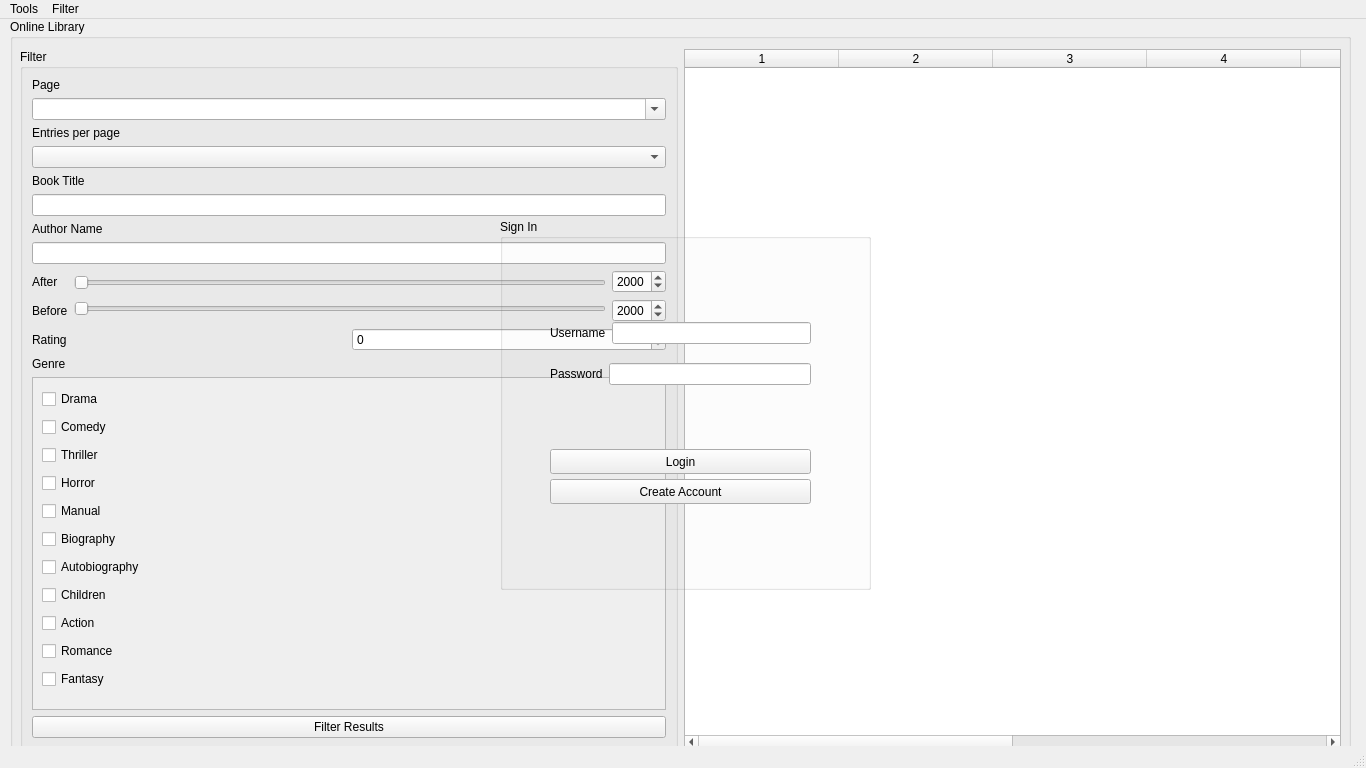
<?xml version="1.0" encoding="UTF-8"?>
<ui version="4.0">
 <class>MainWindow</class>
 <widget class="QMainWindow" name="MainWindow">
  <property name="geometry">
   <rect>
    <x>0</x>
    <y>0</y>
    <width>1366</width>
    <height>768</height>
   </rect>
  </property>
  <property name="font">
   <font>
    <strikeout>false</strikeout>
   </font>
  </property>
  <property name="focusPolicy">
   <enum>Qt::NoFocus</enum>
  </property>
  <property name="windowTitle">
   <string>MainWindow</string>
  </property>
  <widget class="QWidget" name="centralwidget">
   <widget class="QGroupBox" name="loginGroup">
    <property name="geometry">
     <rect>
      <x>500</x>
      <y>200</y>
      <width>371</width>
      <height>371</height>
     </rect>
    </property>
    <property name="title">
     <string>Sign In</string>
    </property>
    <widget class="QPushButton" name="pushButtonLogin">
     <property name="geometry">
      <rect>
       <x>50</x>
       <y>230</y>
       <width>261</width>
       <height>25</height>
      </rect>
     </property>
     <property name="text">
      <string>Login</string>
     </property>
    </widget>
    <widget class="QWidget" name="layoutWidget">
     <property name="geometry">
      <rect>
       <x>50</x>
       <y>90</y>
       <width>261</width>
       <height>91</height>
      </rect>
     </property>
     <layout class="QVBoxLayout" name="verticalLayout">
      <item>
       <layout class="QHBoxLayout" name="horizontalLayout_2">
        <item>
         <widget class="QLabel" name="labelUsername">
          <property name="text">
           <string>Username</string>
          </property>
         </widget>
        </item>
        <item>
         <widget class="QLineEdit" name="lineEditUsername">
          <property name="echoMode">
           <enum>QLineEdit::Normal</enum>
          </property>
         </widget>
        </item>
       </layout>
      </item>
      <item>
       <layout class="QHBoxLayout" name="horizontalLayout">
        <item>
         <widget class="QLabel" name="labelPassword">
          <property name="text">
           <string>Password</string>
          </property>
         </widget>
        </item>
        <item>
         <widget class="QLineEdit" name="lineEditPassword">
          <property name="font">
           <font>
            <strikeout>false</strikeout>
           </font>
          </property>
          <property name="inputMethodHints">
           <set>Qt::ImhHiddenText|Qt::ImhNoAutoUppercase|Qt::ImhNoPredictiveText|Qt::ImhSensitiveData</set>
          </property>
          <property name="inputMask">
           <string notr="true"/>
          </property>
          <property name="echoMode">
           <enum>QLineEdit::Password</enum>
          </property>
         </widget>
        </item>
       </layout>
      </item>
     </layout>
    </widget>
    <widget class="QPushButton" name="pushButtonCreateAccount">
     <property name="geometry">
      <rect>
       <x>50</x>
       <y>260</y>
       <width>261</width>
       <height>25</height>
      </rect>
     </property>
     <property name="text">
      <string>Create Account</string>
     </property>
    </widget>
   </widget>
   <widget class="QGroupBox" name="libGroup">
    <property name="enabled">
     <bool>true</bool>
    </property>
    <property name="geometry">
     <rect>
      <x>10</x>
      <y>0</y>
      <width>1341</width>
      <height>731</height>
     </rect>
    </property>
    <property name="autoFillBackground">
     <bool>false</bool>
    </property>
    <property name="inputMethodHints">
     <set>Qt::ImhNone</set>
    </property>
    <property name="title">
     <string>Online Library</string>
    </property>
    <widget class="QWidget" name="layoutWidget">
     <property name="geometry">
      <rect>
       <x>10</x>
       <y>30</y>
       <width>1321</width>
       <height>701</height>
      </rect>
     </property>
     <layout class="QHBoxLayout" name="LibraryLayout">
      <item>
       <widget class="QGroupBox" name="filterGroup">
        <property name="sizeIncrement">
         <size>
          <width>0</width>
          <height>0</height>
         </size>
        </property>
        <property name="title">
         <string>Filter</string>
        </property>
        <property name="flat">
         <bool>false</bool>
        </property>
        <layout class="QVBoxLayout" name="verticalLayout_9">
         <item>
          <layout class="QVBoxLayout" name="layoutPage">
           <item>
            <widget class="QLabel" name="labelPage">
             <property name="text">
              <string>Page</string>
             </property>
            </widget>
           </item>
           <item>
            <widget class="QComboBox" name="comboBoxPage">
             <property name="editable">
              <bool>true</bool>
             </property>
             <property name="currentIndex">
              <number>-1</number>
             </property>
             <property name="maxCount">
              <number>50</number>
             </property>
            </widget>
           </item>
          </layout>
         </item>
         <item>
          <layout class="QVBoxLayout" name="layoutItemsPage">
           <item>
            <widget class="QLabel" name="labelItemsPage">
             <property name="text">
              <string>Entries per page</string>
             </property>
            </widget>
           </item>
           <item>
            <widget class="QComboBox" name="comboBoxItemsPage">
             <property name="editable">
              <bool>false</bool>
             </property>
             <property name="currentText">
              <string/>
             </property>
             <property name="maxVisibleItems">
              <number>3</number>
             </property>
             <property name="maxCount">
              <number>3</number>
             </property>
            </widget>
           </item>
          </layout>
         </item>
         <item>
          <layout class="QVBoxLayout" name="layoutAuthorTitle">
           <item>
            <widget class="QLabel" name="labelTitle">
             <property name="text">
              <string>Book Title</string>
             </property>
            </widget>
           </item>
           <item>
            <widget class="QLineEdit" name="lineEditTitle"/>
           </item>
           <item>
            <layout class="QVBoxLayout" name="layoutAuthor">
             <item>
              <widget class="QLabel" name="labelAuthor">
               <property name="text">
                <string>Author Name</string>
               </property>
              </widget>
             </item>
             <item>
              <widget class="QLineEdit" name="lineEditAuthor"/>
             </item>
            </layout>
           </item>
          </layout>
         </item>
         <item>
          <layout class="QHBoxLayout" name="layoutYear">
           <item>
            <layout class="QVBoxLayout" name="layoutYearLabels">
             <item>
              <widget class="QLabel" name="labelMinYear">
               <property name="text">
                <string>After</string>
               </property>
              </widget>
             </item>
             <item>
              <widget class="QLabel" name="labelMaxYear">
               <property name="text">
                <string>Before</string>
               </property>
              </widget>
             </item>
            </layout>
           </item>
           <item>
            <layout class="QVBoxLayout" name="layoutYearSliders">
             <item>
              <widget class="QSlider" name="sliderMinYear">
               <property name="minimum">
                <number>1800</number>
               </property>
               <property name="maximum">
                <number>2050</number>
               </property>
               <property name="value">
                <number>1800</number>
               </property>
               <property name="orientation">
                <enum>Qt::Horizontal</enum>
               </property>
               <property name="invertedControls">
                <bool>true</bool>
               </property>
              </widget>
             </item>
             <item>
              <widget class="QSlider" name="sliderMaxYear">
               <property name="minimum">
                <number>1800</number>
               </property>
               <property name="maximum">
                <number>2050</number>
               </property>
               <property name="orientation">
                <enum>Qt::Horizontal</enum>
               </property>
               <property name="invertedControls">
                <bool>true</bool>
               </property>
              </widget>
             </item>
            </layout>
           </item>
           <item>
            <layout class="QVBoxLayout" name="verticalLayout_2">
             <item>
              <widget class="QDateEdit" name="dateEditMin">
               <property name="maximumDate">
                <date>
                 <year>2050</year>
                 <month>1</month>
                 <day>1</day>
                </date>
               </property>
               <property name="minimumDate">
                <date>
                 <year>1800</year>
                 <month>1</month>
                 <day>1</day>
                </date>
               </property>
               <property name="maximumTime">
                <time>
                 <hour>23</hour>
                 <minute>59</minute>
                 <second>59</second>
                </time>
               </property>
               <property name="displayFormat">
                <string>yyyy</string>
               </property>
               <property name="calendarPopup">
                <bool>false</bool>
               </property>
              </widget>
             </item>
             <item>
              <widget class="QDateEdit" name="dateEditMax">
               <property name="maximumDateTime">
                <datetime>
                 <hour>23</hour>
                 <minute>59</minute>
                 <second>59</second>
                 <year>2050</year>
                 <month>1</month>
                 <day>1</day>
                </datetime>
               </property>
               <property name="minimumDate">
                <date>
                 <year>1800</year>
                 <month>1</month>
                 <day>1</day>
                </date>
               </property>
               <property name="displayFormat">
                <string>yyyy</string>
               </property>
              </widget>
             </item>
            </layout>
           </item>
          </layout>
         </item>
         <item>
          <layout class="QHBoxLayout" name="layoutRating">
           <item>
            <widget class="QLabel" name="labelRating">
             <property name="text">
              <string>Rating</string>
             </property>
            </widget>
           </item>
           <item>
            <widget class="QSpinBox" name="spinBoxRating"/>
           </item>
          </layout>
         </item>
         <item>
          <widget class="QLabel" name="labelGenre">
           <property name="text">
            <string>Genre</string>
           </property>
          </widget>
         </item>
         <item>
          <widget class="QScrollArea" name="scrollAreaGenre">
           <property name="widgetResizable">
            <bool>true</bool>
           </property>
           <widget class="QWidget" name="scrollAreaGenreContents">
            <property name="geometry">
             <rect>
              <x>0</x>
              <y>0</y>
              <width>617</width>
              <height>331</height>
             </rect>
            </property>
            <layout class="QVBoxLayout" name="verticalLayout_8">
             <item>
              <widget class="QCheckBox" name="checkBoxDrama">
               <property name="text">
                <string>Drama</string>
               </property>
              </widget>
             </item>
             <item>
              <widget class="QCheckBox" name="checkBoxComedy">
               <property name="text">
                <string>Comedy</string>
               </property>
              </widget>
             </item>
             <item>
              <widget class="QCheckBox" name="checkBoxThriller">
               <property name="text">
                <string>Thriller</string>
               </property>
              </widget>
             </item>
             <item>
              <widget class="QCheckBox" name="checkBoxHorror">
               <property name="text">
                <string>Horror</string>
               </property>
              </widget>
             </item>
             <item>
              <widget class="QCheckBox" name="checkBoxManual">
               <property name="text">
                <string>Manual</string>
               </property>
              </widget>
             </item>
             <item>
              <widget class="QCheckBox" name="checkBoxBio">
               <property name="text">
                <string>Biography</string>
               </property>
              </widget>
             </item>
             <item>
              <widget class="QCheckBox" name="checkBoxAutobio">
               <property name="text">
                <string>Autobiography</string>
               </property>
              </widget>
             </item>
             <item>
              <widget class="QCheckBox" name="checkBoxChildren">
               <property name="text">
                <string>Children</string>
               </property>
              </widget>
             </item>
             <item>
              <widget class="QCheckBox" name="checkBoxAction">
               <property name="text">
                <string>Action</string>
               </property>
              </widget>
             </item>
             <item>
              <widget class="QCheckBox" name="checkBoxRomance">
               <property name="text">
                <string>Romance</string>
               </property>
              </widget>
             </item>
             <item>
              <widget class="QCheckBox" name="checkBoxFantasy">
               <property name="text">
                <string>Fantasy</string>
               </property>
              </widget>
             </item>
            </layout>
           </widget>
          </widget>
         </item>
         <item>
          <widget class="QPushButton" name="pushButtonApplyFilter">
           <property name="text">
            <string>Filter Results</string>
           </property>
          </widget>
         </item>
        </layout>
       </widget>
      </item>
      <item>
       <widget class="QTableWidget" name="tableWidgetQueryResult">
        <property name="dragEnabled">
         <bool>false</bool>
        </property>
        <property name="alternatingRowColors">
         <bool>false</bool>
        </property>
        <property name="verticalScrollMode">
         <enum>QAbstractItemView::ScrollPerItem</enum>
        </property>
        <property name="showGrid">
         <bool>false</bool>
        </property>
        <property name="gridStyle">
         <enum>Qt::SolidLine</enum>
        </property>
        <property name="wordWrap">
         <bool>true</bool>
        </property>
        <property name="columnCount">
         <number>8</number>
        </property>
        <attribute name="horizontalHeaderDefaultSectionSize">
         <number>154</number>
        </attribute>
        <column/>
        <column/>
        <column/>
        <column/>
        <column/>
        <column/>
        <column/>
        <column/>
       </widget>
      </item>
     </layout>
    </widget>
   </widget>
   <zorder>libGroup</zorder>
   <zorder>loginGroup</zorder>
  </widget>
  <widget class="QMenuBar" name="menubar">
   <property name="geometry">
    <rect>
     <x>0</x>
     <y>0</y>
     <width>1366</width>
     <height>22</height>
    </rect>
   </property>
   <widget class="QMenu" name="menuClient">
    <property name="title">
     <string>Tools</string>
    </property>
    <addaction name="actionSettings"/>
    <addaction name="separator"/>
    <addaction name="actionDisconnect"/>
   </widget>
   <widget class="QMenu" name="menuFilter">
    <property name="enabled">
     <bool>true</bool>
    </property>
    <property name="title">
     <string>Filter</string>
    </property>
    <addaction name="actionHide_Show"/>
   </widget>
   <addaction name="menuClient"/>
   <addaction name="menuFilter"/>
  </widget>
  <widget class="QStatusBar" name="statusbar"/>
  <action name="actionSettings">
   <property name="text">
    <string>Settings</string>
   </property>
  </action>
  <action name="actionDisconnect">
   <property name="text">
    <string>Disconnect</string>
   </property>
  </action>
  <action name="actionHide_Show">
   <property name="text">
    <string>Hide/Show</string>
   </property>
  </action>
 </widget>
 <resources/>
 <connections/>
</ui>
